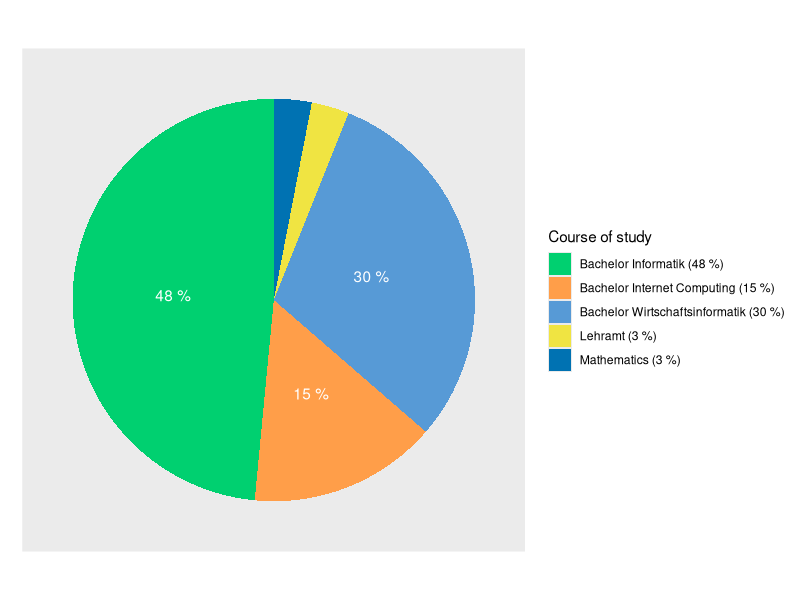
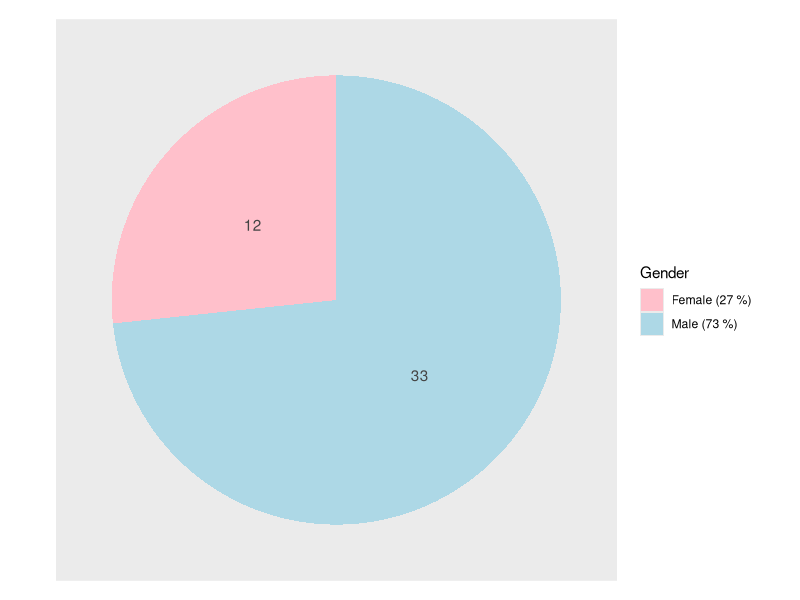
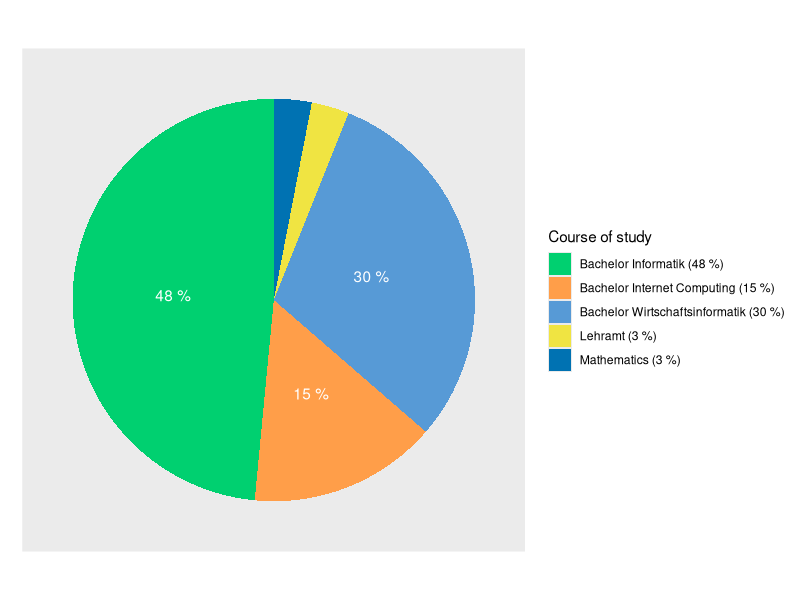
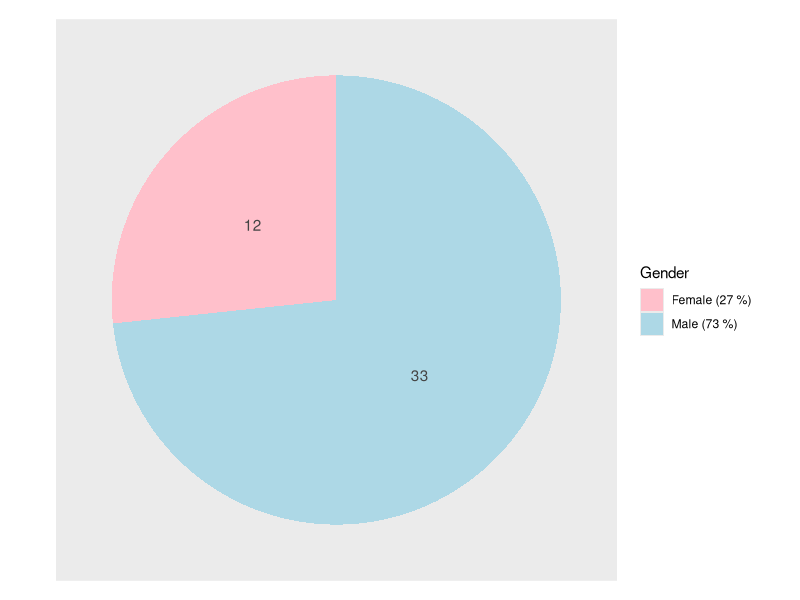

Write the R code that produced these figures, in order. (Note: this script raises an error after producing the figures.)
library(ggstats)
library(ggplot2)
library(dplyr)
library(purrr)
library(reshape2)

if (!exists("outputDir")) outputDir <- "./visualizer/out/"

survey <- read.csv("./visualizer/survey.csv") %>%
  select(courseOfStudy = What.is.your.course.of.study., everything())

# ---- PLOT --- Course of study ----
course_of_study <- survey %>%
  filter(courseOfStudy != "") %>%
  group_by(courseOfStudy) %>%
  summarise(n = n()) %>%
  arrange(desc(n)) %>%
  mutate(courseOfStudy = factor(courseOfStudy, levels = courseOfStudy)) %>%
  mutate(percentage = n / sum(n) * 100) %>%
  mutate(courseOfStudy = paste0(courseOfStudy, " (", round(percentage, 0), " %)"))
ggplot(data = course_of_study, aes(x = "", fill = courseOfStudy, y = n)) +
  geom_bar(stat = "identity") +
  coord_polar("y", start = 0, clip = "on") +
  labs(title = element_blank(), x = element_blank(), y = element_blank(), fill = "Course of study") +
  theme(panel.grid = element_blank(), axis.ticks = element_blank(), axis.text.x = element_blank()) +
  geom_text(aes(label = ifelse(percentage > 5, paste(round(percentage, 0), "%"), '')), position = position_stack(vjust = 0.5), color = "white") +
  scale_fill_manual(values = c("#00d070", "#ff9e49", "#579ad6", "#f0e442", "#0072b2", "#d55e00", "#cc79a7"))
ggsave(filename = paste0(outputDir, "course_of_study.png"), width = 12, height = 6)
# ----

# ---- PLOT --- Gender ------------
gender <- survey %>%
  group_by(Gender) %>%
  summarise(n = n()) %>%
  arrange(desc(n)) %>%
  mutate(Gender = factor(Gender, levels = Gender)) %>%
  mutate(percentage = n / sum(n) * 100) %>%
  mutate(Gender = paste0(Gender, " (", round(percentage, 0), " %)"))
ggplot(data = gender, aes(x = "", fill = Gender, y = n)) +
  geom_bar(stat = "identity") +
  coord_polar("y", start = 0, clip = "on") +
  labs(title = element_blank(), x = element_blank(), y = element_blank(), fill = "Gender") +
  theme(panel.grid = element_blank(), axis.ticks = element_blank(), axis.text.x = element_blank()) +
  geom_text(aes(label = n), position = position_stack(vjust = 0.5), color = "#444444") +
  scale_fill_manual(values = c("pink", "lightblue"))
ggsave(filename = paste0(outputDir, "gender.png"), width = 12, height = 6)
# ----

# ---- PLOT --- Experience with Programming ------------
# likert plots of Experience.with.Java
experience <- survey %>%
  select(Java = "Experience.with.Java", Programming = "Experience.with.programming..any.language.")
# get programmatically (wrong order)
# likert_levels_experience <- experience %>% pull(Java) %>% unique()
# for (val in likert_levels_experience) { print(val) }
likert_levels_experience <- c(
  "< 3 months",
  ">= 3 months && < 6 months",
  ">= 6 months && < 1 year",
  ">= 1 year && < 3 years",
  ">= 3 years"
)
experience <- experience %>%
  mutate(across(everything(), ~factor(.x, levels = likert_levels_experience)))
gglikert(experience) +
  scale_fill_viridis_d(option = "plasma")
ggsave(filename = paste0(outputDir, "experience_with_programming_likert.png"), width = 12, height = 6)
# as bar chart
ggplot(experience, aes(y = Java)) +
  geom_bar(width = .5) +
  theme_minimal() +
  labs(title = "Experience with Java", y = "Experience", x = "Players")
ggsave(filename = paste0(outputDir, "experience_with_programming_bar.png"), width = 12, height = 6)
# ----

# ---- PLOT --- other likert plots ------------
likert_levels_all <- survey %>%
  select(ex = "Please.specify.your.level.of.agreement...Debugging.got.easier.from.room.to.room.") %>%
  pull(ex) %>%
  unique()
all <- survey %>%
  select(starts_with("Please.specify.your.level.of.agreement")) %>%
  rename_with(~gsub("Please\\.specify\\.your\\.level\\.of\\.agreement\\.+", "", .x)) %>%
  rename_with(~gsub("\\.", " ", .x)) %>%
  mutate(across(everything(), ~factor(.x, levels = likert_levels_all)))
gglikert(all)
ggsave(filename = paste0(outputDir, "likert_plots.png"), width = 20, height = 30)
# ----

# ---- PLOT --- Age as likert plot ------------
age <- survey %>%
  select(Age)
likert_levels_age <- age %>%
  mutate(Age = as.character(Age)) %>%
  pull(Age) %>%
  unique() %>%
  sort()
age <- tibble(Age = age$Age) %>% # defactorize using tibble
  mutate(across(everything(), ~factor(.x, levels = likert_levels_age)))
gglikert(age)
ggsave(filename = paste0(outputDir, "age.png"), width = 12, height = 6)
# heatmap
age_counts <- age %>%
  group_by(Age) %>%
  summarise(n = n()) %>%
  arrange(Age)
ggplot(age_counts, aes(x = Age, y = 1, fill = n)) +
  geom_tile() +
  ylab("") +
  scale_fill_viridis_c(option = "plasma")
# values
avg_age <- age %>%
  summarise(avg_age = mean(as.numeric(as.character(Age)))) %>%
  pull(avg_age)
# ----



